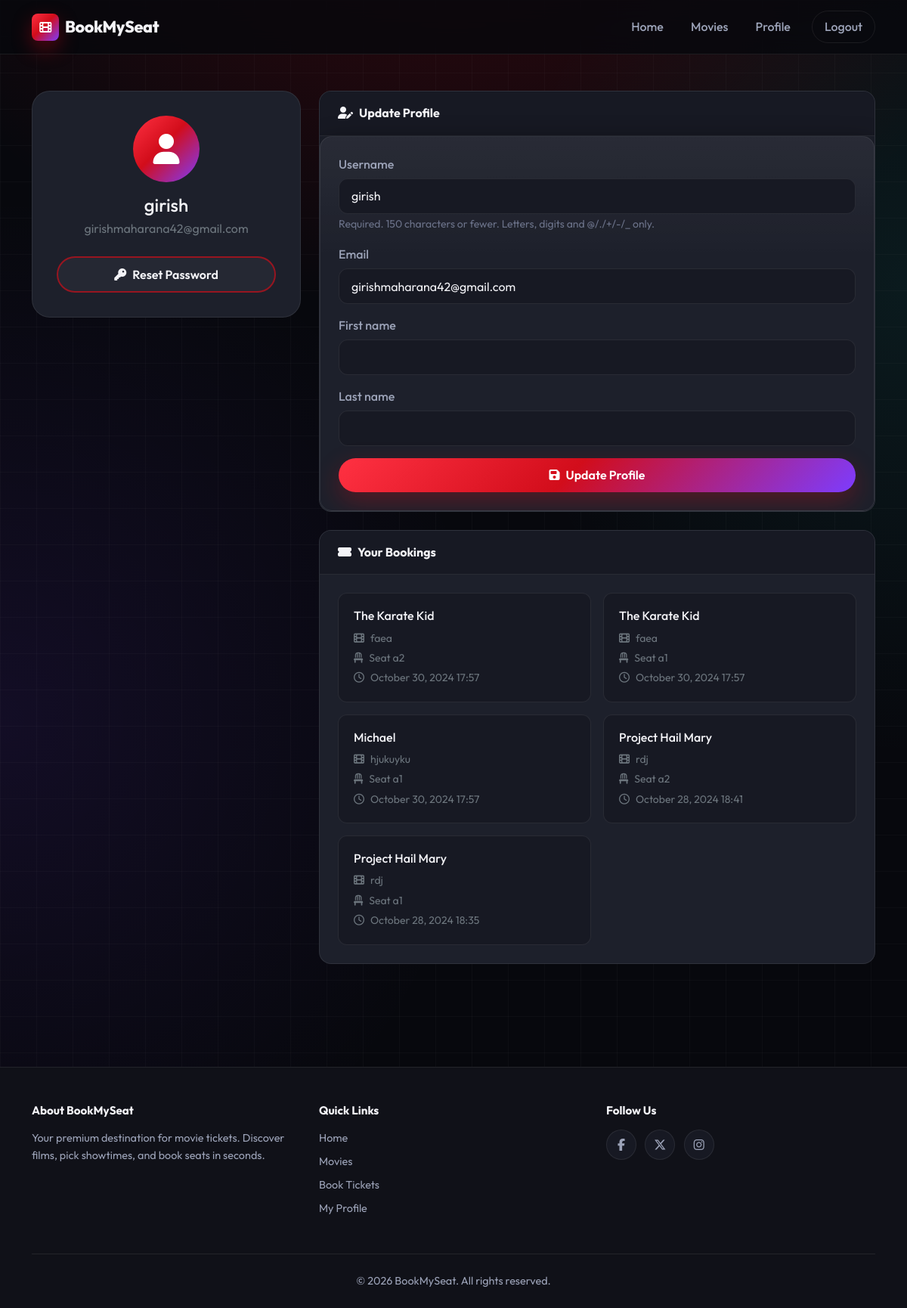
The app's page /users/profile/ (signed in), older data.
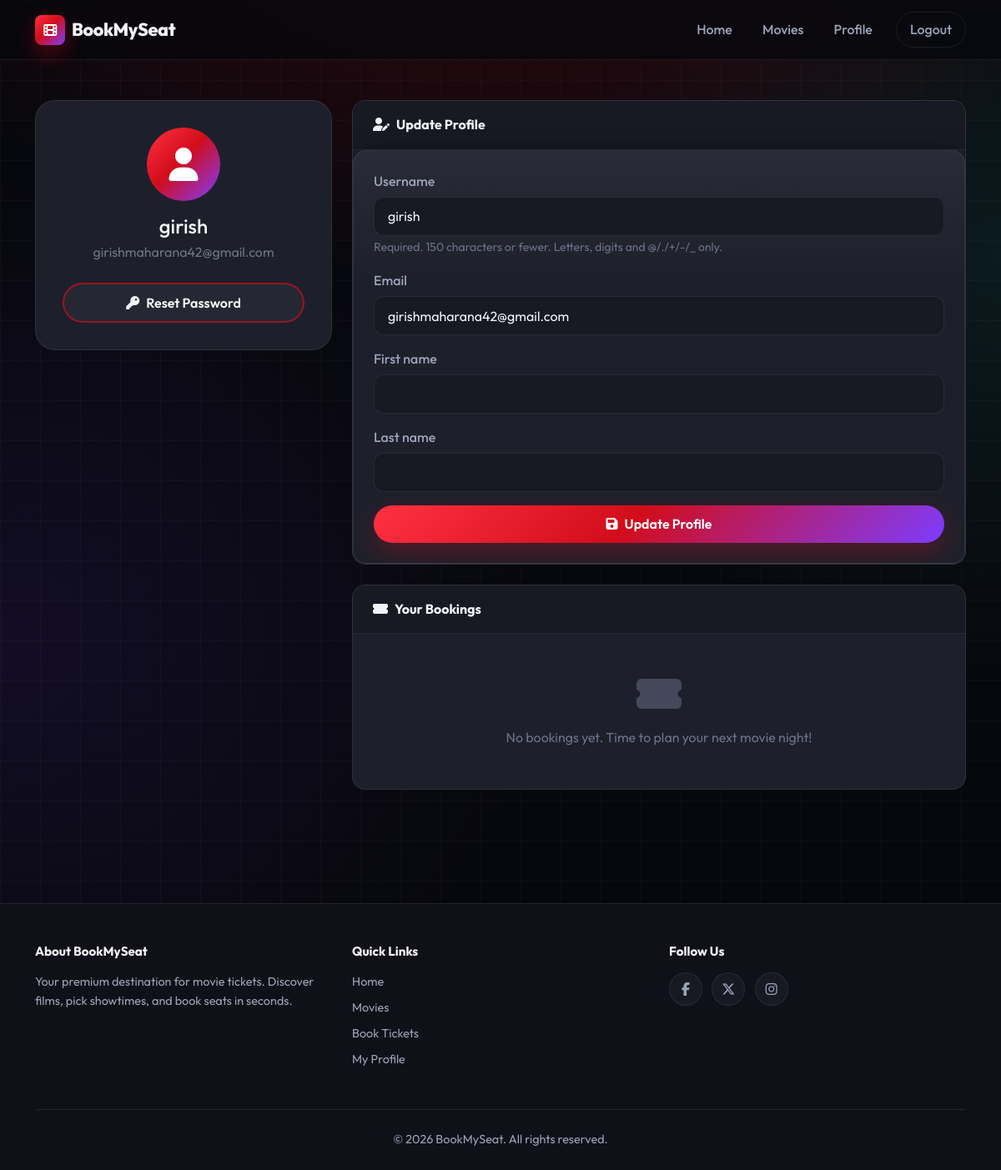
The same page, newer data.
### movies/models.py (models this page shows, shortened)
class Booking(models.Model):
    user=models.ForeignKey(User,on_delete=models.CASCADE)
    seat=models.OneToOneField(Seat,on_delete=models.CASCADE)
    movie=models.ForeignKey(Movie,on_delete=models.CASCADE)
    theater=models.ForeignKey(Theater,on_delete=models.CASCADE)
    booked_at=models.DateTimeField(auto_now_add=True)

class Movie(models.Model):
    name= models.CharField(max_length=255)
    image= models.ImageField(upload_to="movies/")
    rating = models.DecimalField(max_digits=3,decimal_places=1)
    cast= models.TextField()
    description= models.TextField(blank=True,null=True) # optional
    trailer_url = models.URLField(blank=True, validators=[validate_youtube_trailer_url])
    genres = models.ManyToManyField("Genre", related_name="movies", blank=True)
    languages = models.ManyToManyField("Language", related_name="movies", blank=True)
    class Meta:
        indexes = [
            models.Index(fields=["name"], name="movie_name_idx"),
            models.Index(fields=["rating", "name"], name="movie_rating_name_idx"),
        ]

class Theater(models.Model):
    name = models.CharField(max_length=255)
    movie = models.ForeignKey(Movie,on_delete=models.CASCADE,related_name='theaters')
    time= models.DateTimeField()

class Seat(models.Model):
    theater = models.ForeignKey(Theater,on_delete=models.CASCADE,related_name='seats')
    seat_number = models.CharField(max_length=10)
    is_booked=models.BooleanField(default=False)

### users/views.py (the view)
# urls.py: path('profile/', profile, name='profile'),
@login_required(login_url='/login/')
def profile(request):
    if request.method == 'POST':
        u_form = UserUpdateForm(request.POST, instance=request.user)
        if u_form.is_valid():
            u_form.save()
            messages.success(request, "Your profile has been successfully updated!")
            return redirect('profile')
    else:
        u_form = UserUpdateForm(instance=request.user)
    bookings = Booking.objects.filter(user=request.user).order_by('-booked_at')
    context = {
        'u_form': u_form,
        'bookings': bookings
    }
    return render(request, 'users/profile.html', context)

### users/forms.py
class UserUpdateForm(forms.ModelForm):
    email = forms.EmailField(required=True)
    class Meta:
        model = User
        fields = ['username', 'email', 'first_name', 'last_name']
    def __init__(self, *args, **kwargs):
        super().__init__(*args, **kwargs)
        for field in self.fields.values():
            field.widget.attrs['class'] = 'form-control'

### templates/users/profile.html (shortened to what this page needs)
{% extends "users/basic.html" %}
{% block content %}
<section class="container py-4 py-lg-5">
  <section class="row g-4">
    <section class="col-lg-4">
      <section class="profile-sidebar">
        <span class="profile-avatar"><i class="fas fa-user"></i></span>
        <h2 class="h4 mb-1">{{ user.username }}</h2>
        <p class="text-secondary mb-4">{{ user.email }}</p>
        <a href="{% url 'password_reset' %}" class="btn btn-cinema-outline w-100">
          <i class="fas fa-key me-2"></i>Reset Password
        </a>
      </section>
    </section>
    <section class="col-lg-8">
      <section class="panel-card">
        <header class="panel-card-header">
          <i class="fas fa-user-edit me-2"></i>Update Profile
        </header>
        <section class="panel-card-body auth-card">
          <form method="post">
            {% for field in u_form %}
            <section class="mb-3">
              <label for="{{ field.id_for_label }}" class="form-label">{{ field.label }}</label>
              {{ field }}
              {% if field.help_text %}
              <small class="form-text">{{ field.help_text }}</small>
              {% endif %}
            </section>
            {% endfor %}
            <button class="btn btn-cinema w-100" type="submit">
              <i class="fas fa-save me-2"></i>Update Profile
            </button>
          </form>
        </section>
      </section>
      <section class="panel-card">
        <header class="panel-card-header">
          <i class="fas fa-ticket-alt me-2"></i>Your Bookings
        </header>
        <section class="panel-card-body">
          {% if bookings %}
          <section class="row g-3">
            {% for booking in bookings %}
            <section class="col-md-6">
              <article class="booking-ticket">
                <h3 class="h6 mb-2">{{ booking.movie.name }}</h3>
                <p class="text-secondary small mb-1">
                  <i class="fas fa-film me-2"></i>{{ booking.theater.name }}
                </p>
                <p class="text-secondary small mb-1">
                  <i class="fas fa-chair me-2"></i>Seat {{ booking.seat.seat_number }}
                </p>
                <p class="text-secondary small mb-0">
                  <i class="far fa-clock me-2"></i>{{ booking.booked_at|date:"F d, Y H:i" }}
                </p>
              </article>
            </section>
            {% endfor %}
          </section>
          {% else %}
          <section class="empty-state py-4">
            <i class="fas fa-ticket-alt d-block"></i>
            <p class="mb-0">No bookings yet. Time to plan your next movie night!</p>
          </section>
          {% endif %}
        </section>
      </section>
    </section>
  </section>
</section>
{% endblock %}

Row changes from the older to the newer data that the page shows:
removed Booking: movie.name "The Karate Kid", theater.name "faea", seat.seat_number "a2", booked_at "October 30, 2024 17:57"
removed Booking: movie.name "The Karate Kid", theater.name "faea", seat.seat_number "a1", booked_at "October 30, 2024 17:57"
removed Booking: movie.name "Michael", theater.name "hjukuyku", seat.seat_number "a1", booked_at "October 30, 2024 17:57"
removed Booking: movie.name "Project Hail Mary", theater.name "rdj", seat.seat_number "a2", booked_at "October 28, 2024 18:41"
removed Booking: movie.name "Project Hail Mary", theater.name "rdj", seat.seat_number "a1", booked_at "October 28, 2024 18:35"
Text that changed along with them:
text now shown: "No bookings yet. Time to plan your next movie night!"
